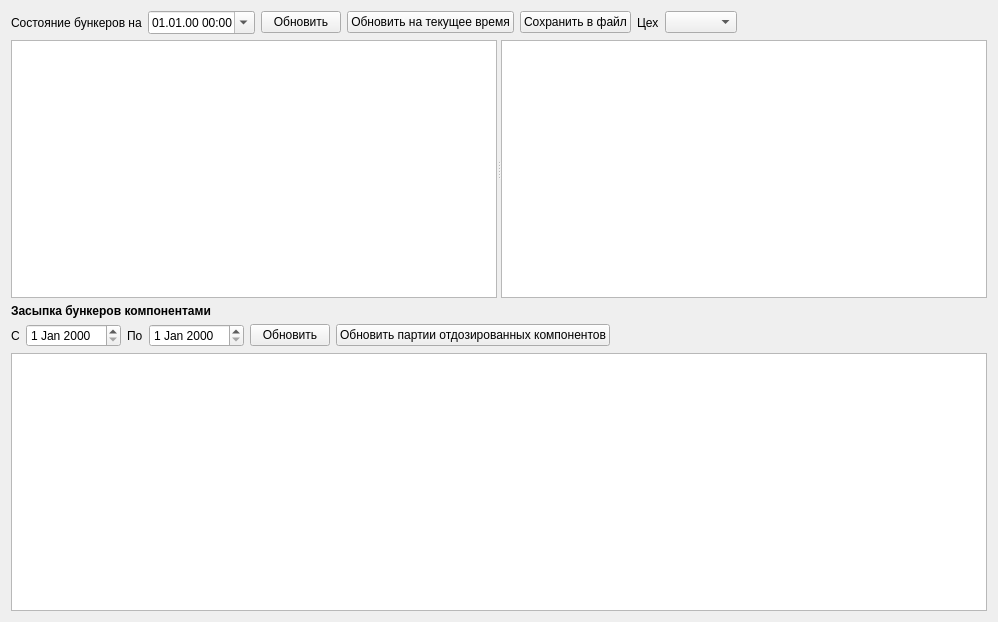
<?xml version="1.0" encoding="UTF-8"?>
<ui version="4.0">
 <class>FormBackfill</class>
 <widget class="QWidget" name="FormBackfill">
  <property name="geometry">
   <rect>
    <x>0</x>
    <y>0</y>
    <width>998</width>
    <height>622</height>
   </rect>
  </property>
  <property name="windowTitle">
   <string>Form</string>
  </property>
  <layout class="QVBoxLayout" name="verticalLayout">
   <item>
    <layout class="QHBoxLayout" name="horizontalLayout">
     <item>
      <widget class="QLabel" name="label">
       <property name="text">
        <string>Состояние бункеров на</string>
       </property>
      </widget>
     </item>
     <item>
      <widget class="QDateTimeEdit" name="dateTimeEdit">
       <property name="displayFormat">
        <string>dd.MM.yy HH:mm</string>
       </property>
       <property name="calendarPopup">
        <bool>true</bool>
       </property>
      </widget>
     </item>
     <item>
      <widget class="QPushButton" name="pushButtonUpdStat">
       <property name="text">
        <string>Обновить</string>
       </property>
      </widget>
     </item>
     <item>
      <widget class="QPushButton" name="pushButtonUpdStatTime">
       <property name="text">
        <string>Обновить на текущее время</string>
       </property>
      </widget>
     </item>
     <item>
      <widget class="QPushButton" name="pushButtonSave">
       <property name="text">
        <string>Сохранить в файл</string>
       </property>
      </widget>
     </item>
     <item>
      <widget class="QLabel" name="label_2">
       <property name="text">
        <string>Цех</string>
       </property>
      </widget>
     </item>
     <item>
      <widget class="DbComboBox" name="comboBoxCex"/>
     </item>
     <item>
      <spacer name="horizontalSpacer">
       <property name="orientation">
        <enum>Qt::Horizontal</enum>
       </property>
       <property name="sizeHint" stdset="0">
        <size>
         <width>40</width>
         <height>20</height>
        </size>
       </property>
      </spacer>
     </item>
    </layout>
   </item>
   <item>
    <widget class="QSplitter" name="splitter">
     <property name="sizePolicy">
      <sizepolicy hsizetype="Expanding" vsizetype="Expanding">
       <horstretch>0</horstretch>
       <verstretch>0</verstretch>
      </sizepolicy>
     </property>
     <property name="orientation">
      <enum>Qt::Horizontal</enum>
     </property>
     <widget class="TableView" name="tableViewBunk">
      <attribute name="verticalHeaderVisible">
       <bool>false</bool>
      </attribute>
     </widget>
     <widget class="TableView" name="tableViewPart">
      <attribute name="verticalHeaderVisible">
       <bool>false</bool>
      </attribute>
     </widget>
    </widget>
   </item>
   <item>
    <widget class="QLabel" name="label_5">
     <property name="font">
      <font>
       <weight>75</weight>
       <bold>true</bold>
      </font>
     </property>
     <property name="text">
      <string>Засыпка бункеров компонентами</string>
     </property>
    </widget>
   </item>
   <item>
    <layout class="QHBoxLayout" name="horizontalLayout_2">
     <item>
      <widget class="QLabel" name="label_3">
       <property name="text">
        <string>С</string>
       </property>
      </widget>
     </item>
     <item>
      <widget class="DbDateEdit" name="dateEditBeg"/>
     </item>
     <item>
      <widget class="QLabel" name="label_4">
       <property name="text">
        <string>По</string>
       </property>
      </widget>
     </item>
     <item>
      <widget class="DbDateEdit" name="dateEditEnd"/>
     </item>
     <item>
      <widget class="QPushButton" name="pushButtonUpd">
       <property name="text">
        <string>Обновить</string>
       </property>
      </widget>
     </item>
     <item>
      <widget class="QPushButton" name="pushButtonPart">
       <property name="text">
        <string>Обновить партии отдозированных компонентов</string>
       </property>
      </widget>
     </item>
     <item>
      <spacer name="horizontalSpacer_2">
       <property name="orientation">
        <enum>Qt::Horizontal</enum>
       </property>
       <property name="sizeHint" stdset="0">
        <size>
         <width>40</width>
         <height>20</height>
        </size>
       </property>
      </spacer>
     </item>
    </layout>
   </item>
   <item>
    <widget class="DbViewer" name="tableViewLoad"/>
   </item>
  </layout>
 </widget>
 <customwidgets>
  <customwidget>
   <class>TableView</class>
   <extends>QTableView</extends>
   <header>olap/tableview.h</header>
  </customwidget>
  <customwidget>
   <class>DbDateEdit</class>
   <extends>QDateEdit</extends>
   <header>db/dbdateedit.h</header>
  </customwidget>
  <customwidget>
   <class>DbComboBox</class>
   <extends>QComboBox</extends>
   <header>db/dbcombobox.h</header>
  </customwidget>
  <customwidget>
   <class>DbViewer</class>
   <extends>QTableView</extends>
   <header>db/dbviewer.h</header>
  </customwidget>
 </customwidgets>
 <resources/>
 <connections/>
</ui>
